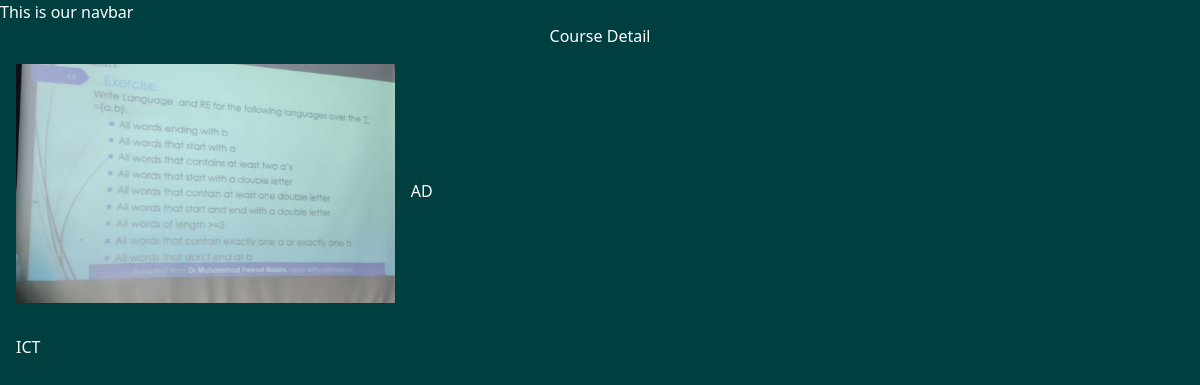
The page /tutorial/3/ on the database its author committed.
### tutorial/models.py (models this page shows, shortened)
class courseType(models.Model):
    COURSE_TYPE_CHOICE = [
        ('BR', 'Beginner'),
        ('IE', 'Intermediate'),
        ('AD', 'Advanced'),
    ]
    name = models.CharField(max_length=100)
    image = models.ImageField(upload_to='images/')
    date_added = models.DateTimeField(default=timezone.now)
    type = models.CharField(max_length=2, choices=COURSE_TYPE_CHOICE)
    description = models.TextField(default="")

### tutorial/views.py (the view)
# urls.py: path('<int:course_id>/',views.detail, name = 'detail'),
def detail(request,course_id):
    course = get_object_or_404(courseType, pk=course_id)
    if course is not None:
        return render(request, 'tutorial/detail.html',{'course': course})

### tutorial/templates/tutorial/detail.html (shortened to what this page needs)
{% extends "layout.html" %}
  {% block content %}
<h1>Course Detail</h1>
<div class="grid grid-cols-3 justify-center rounded-xl items-center gap-4 m-4">
    <img class="mb-4" src="{{course.image.url}}" alt="" />
    <h2>{{course.type}}</h2>
    <h2>{{course.name}}</h2>
</div>
{% endblock %}

### static/style.css (style rules this page uses)
body { background-color: rgb(0, 63, 63); color: white; }
h1 { text-align: center; font-size: 2em; }

### rows shown on the page
courseType: image (picture), type "AD", name "ICT"
